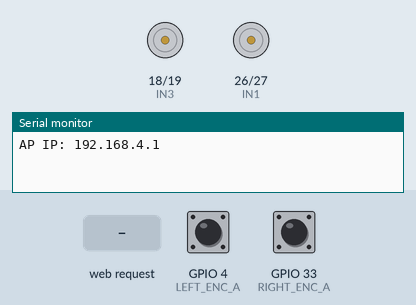
This sketch was run on a simulated ESP32. Shown: motor-driver pin pairs drawn as motors (green arrow = first pin HIGH = forward, orange = second pin HIGH = backward, longer = more drive), the last lines printed to the serial monitor. The inputs (shaded band) are chosen by the test bench; at power-on: GPIO 4 (LEFT_ENC_A) HIGH, GPIO 33 (RIGHT_ENC_A) HIGH.

Above: at 1.2 s.
1.3 s: HTTP request GET /forward received
At 2.4 s:
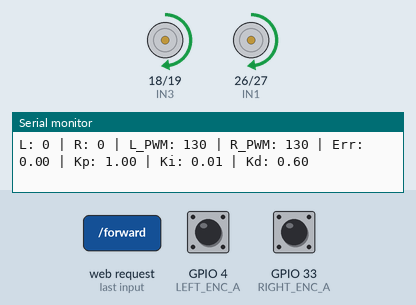
2.8 s: GPIO 4 (LEFT_ENC_A) pulled LOW for 0.15 s
At 3.2 s:
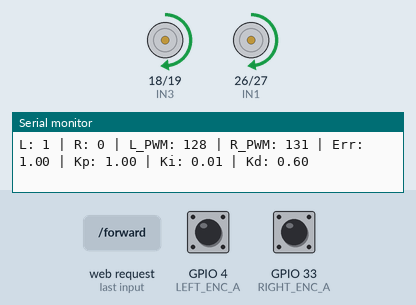
5.9 s: GPIO 33 (RIGHT_ENC_A) pulled LOW for 0.15 s
At 6.7 s:
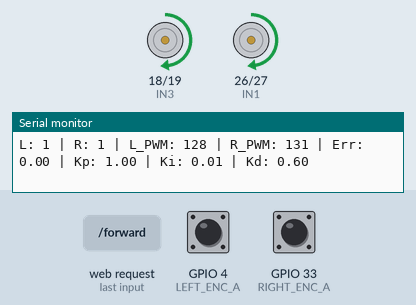
7.5 s: GPIO 33 (RIGHT_ENC_A) pulled LOW for 1 s
At 9.2 s:
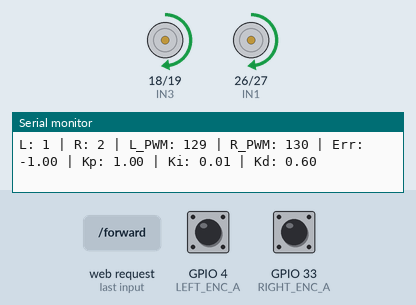
Timing chart, 0 to 12.5 s (numbered marks = the images above; inputs shaded):
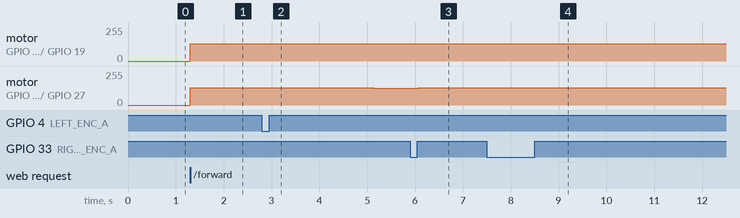

The sketch:

esp32_web_interface.ino
```cpp
#include <WiFi.h>
#include <WebServer.h>

// === Wi-Fi AP Settings ===
const char* ssid = "RobotCar";
const char* password = "123456789";
WebServer server(80);

// === Motor Pins ===
#define IN1 26  // Left forward
#define IN2 27  // Left reverse
#define IN3 18  // Right forward
#define IN4 19  // Right reverse

// === Encoder Pins ===
#define LEFT_ENC_A  4
#define RIGHT_ENC_A 33

volatile long leftTicks = 0;
volatile long rightTicks = 0;

#define TICKS_PER_REV 104
int baseSpeed = 130;

// PID parameters (modifiable via serial)
float kp = 1.0, ki = 0.01, kd = 0.6;
float error = 0, prev_error = 0, integral = 0;

// === Encoder ISRs ===
void IRAM_ATTR leftEncoderISR()  { leftTicks++; }
void IRAM_ATTR rightEncoderISR() { rightTicks++; }

// === Motor Control ===
void moveMotors(int left_pwm, int right_pwm) {
  ledcWrite(0, left_pwm > 0 ? left_pwm : 0);
  ledcWrite(1, left_pwm < 0 ? -left_pwm : 0);
  ledcWrite(2, right_pwm > 0 ? right_pwm : 0);
  ledcWrite(3, right_pwm < 0 ? -right_pwm : 0);
}

void resetEncoders() {
  noInterrupts();
  leftTicks = 0;
  rightTicks = 0;
  interrupts();
}

// === PID Motion (1 rev) ===
void moveWithPID(bool forward = true) {
  resetEncoders();
  prev_error = 0;
  integral = 0;

  Serial.println("🚗 Starting PID-controlled motion...");

  while ((leftTicks + rightTicks) / 2 < TICKS_PER_REV) {
    long l, r;
    noInterrupts();
    l = leftTicks;
    r = rightTicks;
    interrupts();

    error = l - r;
    integral += error;
    float derivative = error - prev_error;

    float correction = kp * error + ki * integral + kd * derivative;
    int L_PWM = baseSpeed - correction;
    int R_PWM = baseSpeed + correction;

    L_PWM = constrain(L_PWM, 0, 255);
    R_PWM = constrain(R_PWM, 0, 255);

    if (!forward) {
      L_PWM = -L_PWM;
      R_PWM = -R_PWM;
    }

    moveMotors(L_PWM, R_PWM);
    prev_error = error;

    Serial.print("L: "); Serial.print(l);
    Serial.print(" | R: "); Serial.print(r);
    Serial.print(" | L_PWM: "); Serial.print(L_PWM);
    Serial.print(" | R_PWM: "); Serial.print(R_PWM);
    Serial.print(" | Err: "); Serial.print(error);
    Serial.print(" | Kp: "); Serial.print(kp);
    Serial.print(" | Ki: "); Serial.print(ki);
    Serial.print(" | Kd: "); Serial.println(kd);

    delay(20);
  }

  moveMotors(0, 0);
  Serial.println("✅ Motion complete");
}

// === Web Handlers ===
void handleRoot() {
  server.send(200, "text/html", R"html(
    <!DOCTYPE html>
    <html lang="en">
      <head>
        <meta charset="UTF-8" />
        <meta name="viewport" content="width=device-width, initial-scale=1.0"/>
        <title>ESP32 Robot Car</title>
        <style>
          body {
            background: #111;
            color: #fff;
            text-align: center;
            font-family: 'Segoe UI', Arial, sans-serif;
            margin: 0;
            padding: 20px;
          }
          h1 {
            font-size: 1.8em;
            margin-bottom: 20px;
          }
          button {
            background: #444;
            color: white;
            border: none;
            padding: 15px 25px;
            margin: 5px;
            font-size: 1.2em;
            border-radius: 8px;
            cursor: pointer;
            transition: background 0.3s;
          }
          button:hover {
            background: #666;
          }
          button:active {
            background: #888;
          }
          .controls {
            display: grid;
            grid-template-columns: repeat(3, 1fr);
            grid-template-rows: repeat(3, 1fr);
            gap: 10px;
            max-width: 300px;
            margin: 20px auto;
          }
          .center { grid-area: 2 / 2; }
          .top    { grid-area: 1 / 2; }
          .left   { grid-area: 2 / 1; }
          .right  { grid-area: 2 / 3; }
          .bottom { grid-area: 3 / 2; }
        </style>
      </head>
      <body>
        <h1>ESP32 Robot Car</h1>
        <div class="controls">
          <button class="top"    onclick="send('/forward')">Forward</button>
          <button class="left"   onclick="send('/left')">Left</button>
          <button class="center" onclick="send('/stop')">Stop</button>
          <button class="right"  onclick="send('/right')">Right</button>
          <button class="bottom" onclick="send('/backward')">Backward</button>
        </div>
        <script>
          function send(cmd) {
            fetch(cmd)
              .then(res => console.log('Sent: ' + cmd))
              .catch(err => console.error('Error: ', err));
          }
        </script>
      </body>
    </html>
  )html");
}

void handleForward()  { moveWithPID(true);  server.send(200, "text/plain", "Forward 1 rev"); }
void handleBackward() { moveWithPID(false); server.send(200, "text/plain", "Backward 1 rev"); }

void handleLeft() {
  resetEncoders();
  moveMotors(-baseSpeed, baseSpeed);
  delay(200); // Adjust turn time
  moveMotors(0, 0);
  server.send(200, "text/plain", "Left Turn");
}

void handleRight() {
  resetEncoders();
  moveMotors(baseSpeed, -baseSpeed);
  delay(200); // Adjust turn time
  moveMotors(0, 0);
  server.send(200, "text/plain", "Right Turn");
}

void handleStop() {
  moveMotors(0, 0);
  server.send(200, "text/plain", "Stopped");
}

// === Setup ===
void setup() {
  Serial.begin(115200);

  pinMode(IN1, OUTPUT); pinMode(IN2, OUTPUT);
  pinMode(IN3, OUTPUT); pinMode(IN4, OUTPUT);
  ledcSetup(0, 100, 8); ledcAttachPin(IN1, 0);
  ledcSetup(1, 100, 8); ledcAttachPin(IN2, 1);
  ledcSetup(2, 100, 8); ledcAttachPin(IN3, 2);
  ledcSetup(3, 100, 8); ledcAttachPin(IN4, 3);

  pinMode(LEFT_ENC_A, INPUT_PULLUP);
  pinMode(RIGHT_ENC_A, INPUT_PULLUP);
  attachInterrupt(digitalPinToInterrupt(LEFT_ENC_A), leftEncoderISR, RISING);
  attachInterrupt(digitalPinToInterrupt(RIGHT_ENC_A), rightEncoderISR, RISING);

  WiFi.softAP(ssid, password);
  Serial.print("AP IP: "); Serial.println(WiFi.softAPIP());

  server.on("/", handleRoot);
  server.on("/forward", handleForward);
  server.on("/backward", handleBackward);
  server.on("/left", handleLeft);
  server.on("/right", handleRight);
  server.on("/stop", handleStop);
  server.begin();
}

// === Loop for PID tuning via Serial ===
void loop() {
  server.handleClient();

  if (Serial.available()) {
    String input = Serial.readStringUntil('\n');
    input.trim();
    if (input.startsWith("kp=")) kp = input.substring(3).toFloat();
    else if (input.startsWith("ki=")) ki = input.substring(3).toFloat();
    else if (input.startsWith("kd=")) kd = input.substring(3).toFloat();
    else if (input.startsWith("spd=")) baseSpeed = input.substring(4).toInt();

    Serial.print("✅ Updated → Kp: "); Serial.print(kp);
    Serial.print(" | Ki: "); Serial.print(ki);
    Serial.print(" | Kd: "); Serial.print(kd);
    Serial.print(" | Base Speed: "); Serial.println(baseSpeed);
  }
}
```

Measured:
- after the input at 1.3 s, motor on GPIO 18 (IN3) / GPIO 19 (IN4), motor on GPIO 26 (IN1) / GPIO 27 (IN2): stopped → forward 129/255 at once
- after the input at 2.8 s, motor on GPIO 18 (IN3) / GPIO 19 (IN4): forward 129/255 → forward 130/255 after 0.16 s, → forward 131/255 2.2 s later; motor on GPIO 26 (IN1) / GPIO 27 (IN2): forward 129/255 → forward 128/255 after 0.16 s, → forward 127/255 2.2 s later
- after the input at 5.9 s, motor on GPIO 18 (IN3) / GPIO 19 (IN4): forward 131/255 → forward 130/255 after 0.17 s; motor on GPIO 26 (IN1) / GPIO 27 (IN2): forward 127/255 → forward 128/255 after 0.17 s
- after the input at 7.5 s, motor on GPIO 18 (IN3) / GPIO 19 (IN4): forward 130/255 → forward 129/255 after 1.0 s, → forward 128/255 0.94 s later; motor on GPIO 26 (IN1) / GPIO 27 (IN2): forward 128/255 → forward 129/255 after 1.9 s, → forward 130/255 2.2 s later
